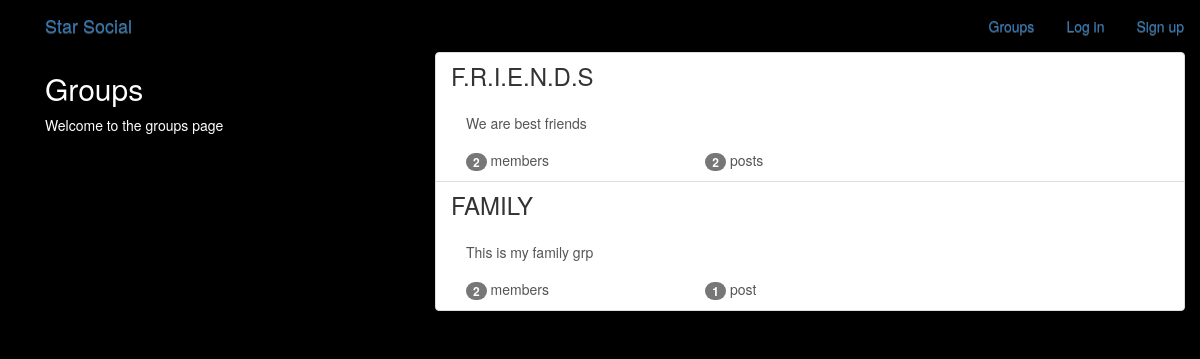
The app's page /groups/ with its own data.
### groups/models.py (models this page shows, shortened)
class Group(models.Model):
    name = models.CharField(max_length=225,unique=True)
    slug = models.SlugField(allow_unicode=True,unique=True)
    description = models.TextField(blank=True,default='')
    description_html = models.TextField(blank=True,editable=False,default='')
    members = models.ManyToManyField(User,through='GroupMember')
    class Meta:
        ordering = ['name']

### groups/views.py (the view)
# urls.py: path('', views.ListGroups.as_view(), name="all"),
class ListGroups(generic.ListView):
    model = Group

### groups/templates/groups/group_list.html (shortened to what this page needs)
{% extends "groups/group_base.html" %}
{% block pregroup %}
<div class="col-md-4">
    <div class="content">
        <h2>Groups</h2>
        <p>Welcome to the groups page</p>
    </div>
</div>
{% endblock %}
{% block group_content %}
<div class="col-md-8">
	<div class="list-group">
		{% for group in object_list %}
		  <a class="list-group-item" href="{% url 'groups:single' slug=group.slug %}">
			     <h3 class="title list-group-item-heading">{{ group.name }}</h3><br>
			<div class="list-group-item-text container-fluid">
				{{ group.description_html|safe }}
		<br><br><div class="row">
					<div class="col-md-4">
						<span class="badge">{{ group.members.count }}</span> member{{ group.members.count|pluralize }}
					</div>
					<div class="col-md-4">
						<span class="badge">{{ group.posts.count }}</span> post{{ group.posts.count|pluralize }}
					</div>
				</div>
			</div>
		</a>
		{% endfor %}
	</div>
</div>
{% endblock %}

### static/simplesocial/css/master.css (style rules this page uses)
body { margin: 0; overflow: hidden; background-color: black; color:white; }

### records on screen
Group: name "F.R.I.E.N.D.S", description_html "We are best friends", members.count "2", posts.count "2"
Group: name "FAMILY", description_html "This is my family grp", members.count "2", posts.count "1"
